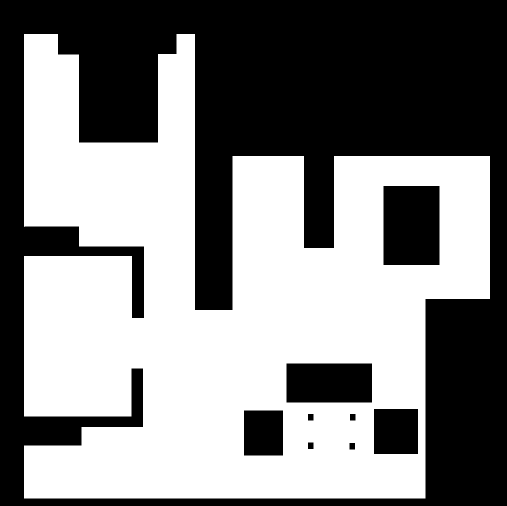
#> input picture mapgrannyannie.png, 1013 x 1012 px (shown at 1/2 size)
$ python p1.py
#> lines starting #> are read from the running program, lines starting #| are printed output that depends on the picture; after the words box and inside, x2 and y2 are one past the last pixel; in counts of white or black regions, pixels touching at a corner belong together
import cv2
import numpy as np
import cv2
import numpy as np
from enum import Enum
import math
import time
from queue import PriorityQueue


NEW_IMG_WIDTH = 512
NEW_IMG_HEIGHT = 512

CELL_WIDTH = 16
CELL_HEIGHT = 16

ROWS = 32
COLS = 32


BLACK = 0
WHITE = 127
RED = 128
ORANGE = 129
YELLOW = 130
GREEN = 131
BLUE = 132
VIOLET = 134

NEW_IMG_WIDTH = 512
NEW_IMG_HEIGHT = 512

CELL_WIDTH = 16
CELL_HEIGHT = 16

def read_image(image):
    # Load the image
#> called with image = 'mapgrannyannie.png'
    map_img = cv2.imread(image)
#> map_img is the input picture: shape (1012, 1013, 3); 51.6% white; 9 black regions, largest, box (x1, y1, x2, y2) and area: (0, 0, 1013, 1012) 449783, (767, 372, 879, 530) 17696, (573, 727, 744, 805) 13338

    # Check if the image is loaded successfully
    if map_img is None:
        print('Error: Unable to load image.')
        exit()

    return map_img

def resize_image(image, new_width, new_height):
    resized_image = cv2.resize(image, (new_width, new_height))
    return resized_image

# [66 lines left out: functions draw_rectangles, dilate_black_pixels, fill_black_cells, paint_cell, not called in this run]


# in unibotics
#map_img = GUI.getMap('/RoboticsAcademy/exercises/static/exercises/vacuum_cleaner_loc_newmanager/resources/mapgrannyannie.png'

#paint_cell(get_3d_x, get_3d_y)


#total_white_cells = 1024

class Direction(Enum):
    NORTE = "Norte"
    SUR = "Sur"
    ESTE = "Este"
    OESTE = "Oeste"

    def __str__(self):
        return self.value

class Cell:
    def __init__(self, x_map, y_map, x_gazebo=0, y_gazebo=0, occupied=False, cleaned=False, return_point=True, direction=None):
    #def __init__(self, x_map, y_map, occupied=False, cleaned=False):
#> in dilate_black_pixels, `expanded_image = cv2.erode(image, kernel, iterations=1)`:
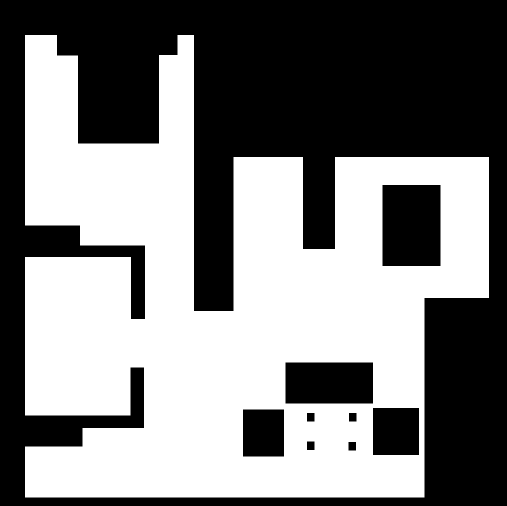
#> expanded_image: shape (1012, 1013, 3) (shown at 1/2 size); 49.9% white; 1 white region, box (x1, y1, x2, y2) and area: (50, 70, 978, 995) 511798
        self.x_map = x_map
        self.y_map = y_map
        self.x_gazebo = x_gazebo
        self.y_gazebo = y_gazebo
        self.occupied = occupied  # True si está ocupada, False si no
        self.cleaned = cleaned  # True si ya ha sido barrida, False si no
        self.direction = direction  # Dirección cardinal (NORTE, SUR, ESTE, OESTE)


"""
def get_unibotics_map():
    # Get map and show png map
    rgba_image = GUI.getMap('/RoboticsAcademy/exercises/static/exercises/vacuum_cleaner_loc_newmanager/resources/mapgrannyannie.png')
    rgba_np = np.array(rgba_image)
    # Convert RGBA to RGB by removing the alpha channel
    rgb_image = rgba_np[:, :, :3]  # Keep only the first 3 channels (R, G, B)
    # Scale float values to integers in the range [0, 255]
    rgb_int = (rgb_image * 255).astype(np.uint8)
    black = np.array([0, 0, 0])
    # create a map of white  pixels
    matrix = np.random.randint(127, 128, (rgb_int.shape[0], rgb_int.shape[1]), dtype=np.uint8)

    for i in range(0,rgb_int.shape[0]):
      for j in range(0, rgb_int.shape[1]):

        if np.array_equal(black,rgb_int[i][j]):
          matrix[i][j] = BLACK

    return matrix
"""

def resize_image(image, new_width, new_height):
#> called with new_width = 512, new_height = 512
    resized_image = cv2.resize(image, (new_width, new_height))
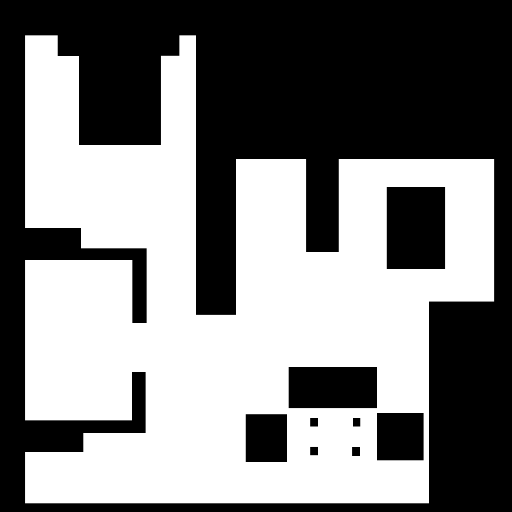
#> resized_image: shape (512, 512, 3); min 0, max 255, mean 127.3
    return resized_image

# [12 lines left out: function draw_rectangles, not called in this run]


# dilate = erode since we want to expand black cells
def dilate_black_pixels(image):

    kernel = np.ones((5, 5), np.uint8)

    expanded_image = cv2.erode(image, kernel, iterations=1)
    return expanded_image


# Fill cells in the image with black color if any pixel in the cell is black.
# Fill class cell
def set_scenario(image, arr_cells, image_width, image_height, cell_width, cell_height, ):

#> called with image_width = 512, image_height = 512, cell_width = 16, cell_height = 16
    arr_cells_x = 0
    arr_cells_y = 0


    is_black = False
    for i in range(0, image_height, cell_height):

        for j in range(0, image_width, cell_width):


            cell = arr_cells[arr_cells_x][arr_cells_y]
            cell.x_map = arr_cells_y
            cell.y_map = arr_cells_x
            cell.x_gazebo = j
            cell.y_gazebo = i

            if (image[i][j] == BLACK):
              cell.occupied = True

            for x in range(i, i + cell_height):
                for y in range(j, j + cell_width):

                    # check if any pixel in the cell is black
                    if(image[x][y] == BLACK):
                        is_black = True
                        # = white_cells - 1

            # if exits one: paint in black the whole cell
            if is_black:
                for x in range(i, i + cell_height):
                    for y in range(j, j + cell_width):

                        image[x][y] = BLACK


                # set that it is occupied
                is_black = False

            # update value for filling class cell, y axis
            arr_cells_y += 1

        # update value for filling class cell, y axis and x axis
        arr_cells_x += 1
        arr_cells_y = 0

    return image

"""
# equation obtained by linear regresion
def get_2d_x():

    x_3d = HAL.getPose3d().x
    x_2d = 17.963 - 2.915*x_3d

    return x_2d

# equation obtained by linear regresion
def get_2d_y():

    y_3d = HAL.getPose3d().y
    y_2d = 13.959 + 3.092*y_3d

    return y_2d

"""
# [53 lines left out: functions paint_cell, remove_duplicates_from_list_of_coordinates, remove_duplicates_from_arrays, store_return_points, not called in this run]


# Función para calcular la distancia euclidiana entre dos puntos
def euclidean_distance(point1, point2):
    return np.linalg.norm(point1 - point2)

# Función para encontrar la mejor coordenada usando Best-First Search
# [17 lines left out: function best_first_search, not called in this run]


map = read_image('mapgrannyannie.png')
# [12 lines of commented-out code are left out]
cells = [[Cell(x_map, y_map) for x_map in range(COLS)] for y_map in range(ROWS)]

dilated_image = dilate_black_pixels(map)
resized_map = resize_image(dilated_image, NEW_IMG_WIDTH, NEW_IMG_HEIGHT)
#> (the run stopped early here; a loop or call above may not have finished)
